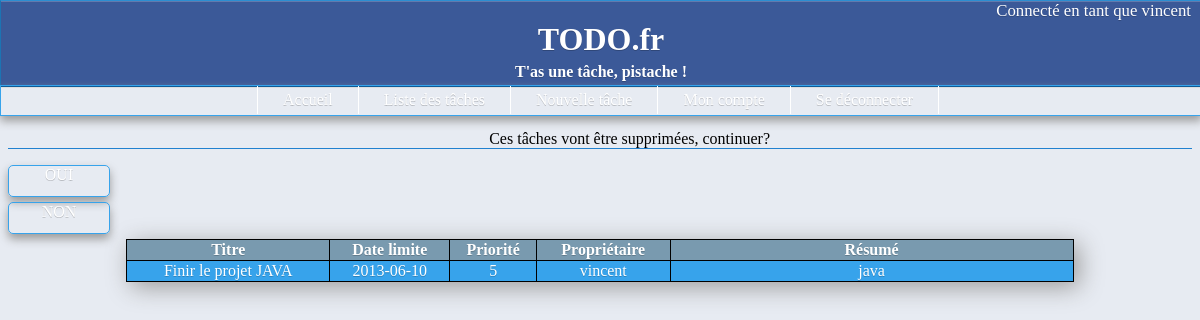
The page /projet/obselettes.php (signed in) on the database its author committed.
### tables this page shows
CREATE TABLE IF NOT EXISTS `todo` (
  `id` int(255) NOT NULL AUTO_INCREMENT,
  `titre` varchar(100) NOT NULL,
  `resume` varchar(600) DEFAULT NULL,
  `limite` date NOT NULL,
  `priorite` int(1) NOT NULL,
  `idProprietaire` int(255) NOT NULL,
  PRIMARY KEY (`id`)
);

CREATE TABLE IF NOT EXISTS `users` (
  `id` int(255) NOT NULL AUTO_INCREMENT,
  `login` varchar(100) NOT NULL,
  `mdp` varchar(200) NOT NULL,
  `mail` varchar(100) NOT NULL,
  `admin` tinyint(1) DEFAULT '0',
  PRIMARY KEY (`id`),
  UNIQUE KEY `login` (`login`)
);

### projet/obselettes.php (the view, shortened to what this page needs)
<!doctype html>
<html lang="fr">
<head>
  <?php include('helpers/style.php'); ?>
</head>
<?php include('header.php'); ?>
<?php
	$idsession=$_SESSION['id'];
	include('helpers/connect.php');
	if(isset($_SESSION['admin']) && $_SESSION['admin']==1) {
		$sql = "select count(*), t.id, t.titre, t.resume, t.limite, t.priorite, u.login from todo t
		join users u on u.id=t.idProprietaire
		and limite < '".date('Y-m-d')."';";
	}
	else {
		$sql = "select count(*), t.id, t.titre, t.resume, t.limite, t.priorite, u.login from todo t
		join users u on u.id=t.idProprietaire
		where t.idProprietaire='$idsession'
		and limite < '".date('Y-m-d')."';";
	}
		$query = $pdo->prepare($sql);
		$query->execute();
	while($line=$query->fetch())
			{
				if($line['count(*)']==0){
					echo "<p id='pasdetaches'>vous n'avez aucune tâche terminée</p>";
					header('Refresh:2;URL=taches.php');
				}
				else {
					$obseletes="oui";
				}
			}
	if (isset($obseletes) && $obseletes=="oui")
	{
	echo "<p class='title'>Ces tâches vont être supprimées, continuer?</p>";
	echo "<div id='delete_obselettes' class='button'>
			<a href='deleteobselettes.php'>OUI</a>
		</div>
		<div id='delete_obselettes' class='button'>
			<a href='taches.php'>NON</a>
		</div>";
		if(isset($_SESSION['admin']) && $_SESSION['admin']==1) {
			$sql = "select t.id, t.titre, t.resume, t.limite, t.priorite, u.login from todo t
			join users u on u.id=t.idProprietaire
			and limite < '".date('Y-m-d')."';";
		} else {
			$sql = "select t.id, t.titre, t.resume, t.limite, t.priorite, u.login from todo t
			join users u on u.id=t.idProprietaire
			where t.idProprietaire='$idsession'
			and limite < '".date('Y-m-d')."';";
		}
		$query = $pdo->prepare($sql);
		$query->execute();
		echo "<table id='todo' class='button'>";
		echo "<tr><th>Titre</th><th>Date limite</th><th>Priorité</th><th>Propriétaire</th><th>Résumé</th></tr>";
		$i=1;
		while($line=$query->fetch())
			{
				$id=$line['id'];
				if($i%2==0){
				echo "<tr class='tablefonce'>";
				echo "<td><a href='modiftache.php?id=$id'>".$line['titre']."</a></td>";
				echo "<td><a href='modiftache.php?id=$id'>".$line['limite']."</a></td>";
				echo "<td><a href='modiftache.php?id=$id'>".$line['priorite']."</a></td>";
				echo "<td><a href='modiftache.php?id=$id'>".$line['login']."</a></td>";
				if ($line['resume'] != null)
					echo "<td class='fix_cell'><a href='modiftache.php?id=$id'>".$line['resume']."</a></td>";
					else
					echo "<td><a href='modiftache.php?id=$id'>Pas de résumé disponible</a></td>";
				echo"</tr>";
				} else {
				echo "<tr class='tableclair'>";
				echo "<td><a href='modiftache.php?id=$id'>".$line['titre']."</a></td>";
				echo "<td><a href='modiftache.php?id=$id'>".$line['limite']."</a></td>";
				echo "<td><a href='modiftache.php?id=$id'>".$line['priorite']."</a></td>";
				echo "<td><a href='modiftache.php?id=$id'>".$line['login']."</a></td>";
				if ($line['resume'] != null)
					echo "<td class='fix_cell'><a href='modiftache.php?id=$id'>".$line['resume']."</a></td>";
					else
					echo "<td><a href='modiftache.php?id=$id'>Pas de résumé disponible</a></td>";
				echo"</tr>";
			}
			$i++;
			}
		echo "</table>";
	}
?>

### projet/css/style_wide.css (style rules this page uses)
.title { text-indent: 5%; text-align:center; border-bottom: 1px solid #2181CF; }
.button { -moz-border-bottom-colors: none; -moz-border-left-colors: none; -moz-border-right-colors: none; -moz-border-top-colors: none; background: -moz-linear-gradient(center top , rgb(59,89,152), #2181CF) repeat scroll 0 0 transparent; border-color: #2C8ED1 #1C74B3 #0D5B97; border-image: none; border-left: 1px solid #1C74B3; border-right: 1px solid #1C74B3; border-style: solid; border-width: 1px; box-shadow: 0 1px 0 #DDDDDD, 0 1px 0 rgba(255, 255, 255, 0.2) inset; color: #FFFFFF; text-shadow: 0 1px 0 rgba(0, 0, 0, 0.2); }
.fix_cell { width:400px; overflow: auto; }
#todo { margin-top: 20px; padding: 5px; width: 80%; margin: auto; border-collapse:collapse; box-shadow: 5px 5px 25px 0px #9b9b9b; }
#todo table, td, th, tr { border:1px solid black; text-align:center; }
#todo td a { text-decoration: none; color: #FFFFFF; margin:0; width: 100%; display: block; height: 100%; }
#todo th { background-color:#799AAF; }
.tableclair { background-color: #37A3EB; }
#modif_todo table, td, th, tr { border:1px solid black; text-align:center; margin-top: 5%; }
#delete_obselettes { width: 100px; margin-top: 5px; margin-bottom: 5px; border: 1px solid #37A3EB; border-radius: 5px; height: 30px; box-shadow: 0px 5px 10px 0px #9b9b9b; text-align: center; padding: 0; }
#delete_obselettes a { color: #FFFFFF; text-decoration: none; display: block; height: 100%; }

### rows shown on the page
todo: titre "Finir le projet JAVA", limite "2013-06-10", priorite "5", users.login "vincent", resume "java"

### other values the page prints
$_SESSION['login'] "vincent"
